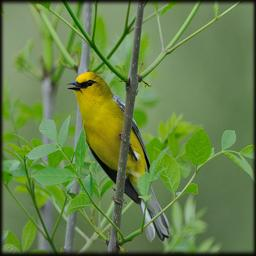
#> input picture L5_HW/image1.png, 256 x 256 px
$ python code.py image1.png
#> lines starting #> are read from the running program, lines starting #| are printed output that depends on the picture
import cv2
import sys
import copy
import numpy as np
import itertools


def concatenate_histograms(feature_vectors):
	'''
	Convert nested list to single list
	[ [...], [...], [...], ...] -> [... , ..., ... , .......]
	'''
	return list(itertools.chain(*feature_vectors))


def parity(a, b):
	if a > b :
		return 1
	return 0


def find_histogram_of_patch(extracted_patches_of_image):
	histograms = []

	for patch in extracted_patches_of_image:

		# pad boundary of patch with 0
		patch = np.pad(patch, pad_width=1, mode='constant', constant_values=0)
		height, width = patch.shape

		frequency = [0] * 256

		for i in range(1, height - 1):
			for j in range(1, width - 1):

				decimal = 0
				L = [
					 parity(patch[i - 1][j - 1], patch[i][j]),
					 parity(patch[i - 1][j], patch[i][j]),
					 parity(patch[i - 1][j + 1], patch[i][j]),
					 parity(patch[i][j + 1], patch[i][j]),
					 parity(patch[i + 1][j + 1], patch[i][j]),
					 parity(patch[i + 1][j], patch[i][j]),
					 parity(patch[i + 1][j - 1], patch[i][j]),
					 parity(patch[i][j - 1], patch[i][j])
					]

				for i in L:
					decimal = 2 * decimal + i

				frequency[decimal] += 1

		histograms.append(frequency)

	return histograms


def take_out_patch(grayImage, x1, y1, horizontal_length, vertical_length):
	'''
	x1, y1 are starting coordinates in matrix and part is of given dimension
	'''
	return grayImage[x1: x1 + horizontal_length, y1 : y1 + vertical_length]


def divide_image_in_patches(grayImage):
	parts = [(2, 2)]
	extracted_patches_of_image = [] # stores image parts

	IMG_SIZE = grayImage.shape
	for x, y in parts:
		horizontal_length = IMG_SIZE[0] // x
		vertical_length = IMG_SIZE[1] // y

		for i in range(x):
			x1 = horizontal_length * i
			for j in range(y):
				y1 = vertical_length * j
				patch = take_out_patch(grayImage, x1, y1, horizontal_length, vertical_length)
				extracted_patches_of_image.append(patch)
				# cv2.imshow('patch', patch)
				# cv2.waitKey()
				# cv2.destroyAllWindows()

	return extracted_patches_of_image


def main(image_path):

#> called with image_path = 'image1.png'
	originalImage = cv2.imread(image_path)
#> originalImage is the input picture: shape (256, 256, 3); mean B, G, R 72.7, 129.9, 102.7
	grayImage = cv2.cvtColor(originalImage, cv2.COLOR_BGR2GRAY)
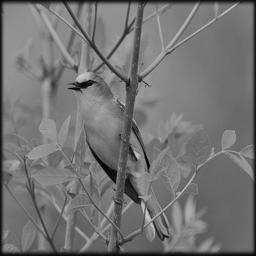
#> grayImage: shape (256, 256); min 2, max 206, mean 115.3

	extracted_patches_of_image = divide_image_in_patches(grayImage)
#> after the loop in divide_image_in_patches, `for x, y in parts:`: extracted_patches_of_image = 4 items
#> extracted_patches_of_image = 4 items

	histograms = find_histogram_of_patch(extracted_patches_of_image)
#> the loop in find_histogram_of_patch, `for patch in extracted_patches_of_image:` made 4 passes
#> pass 1, in find_histogram_of_patch, `patch = np.pad(patch, pad_width=1, mode='constant', constant_values=0)`:
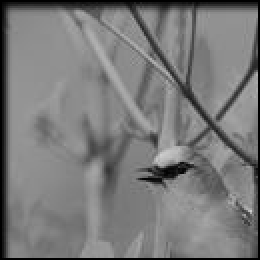
#> patch: shape (130, 130) (shown 2 times larger); min 0, max 206, mean 121.6
#> pass 2, in find_histogram_of_patch, `patch = np.pad(patch, pad_width=1, mode='constant', constant_values=0)`:
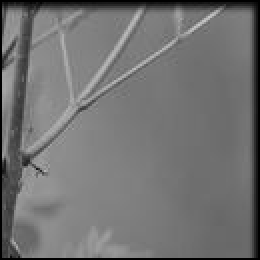
#> patch: shape (130, 130) (shown 2 times larger); min 0, max 201, mean 114.3
#> pass 3, in find_histogram_of_patch, `patch = np.pad(patch, pad_width=1, mode='constant', constant_values=0)`:
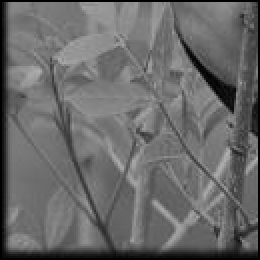
#> patch: shape (130, 130) (shown 2 times larger); min 0, max 180, mean 105.1
#> histograms = 4 items

	feature_vectors = concatenate_histograms(histograms)
#> feature_vectors = 1024 values, max 16128 at index 14, min 0 at index 0, mean 64

	print(feature_vectors)
#> (printed output is left out)
	return feature_vectors


if __name__ == '__main__':
	if len(sys.argv) != 2:
		print("Usage: python3 code.py <path_of_image>")
		exit(1)

	image_path = sys.argv[1]
	main(image_path)
